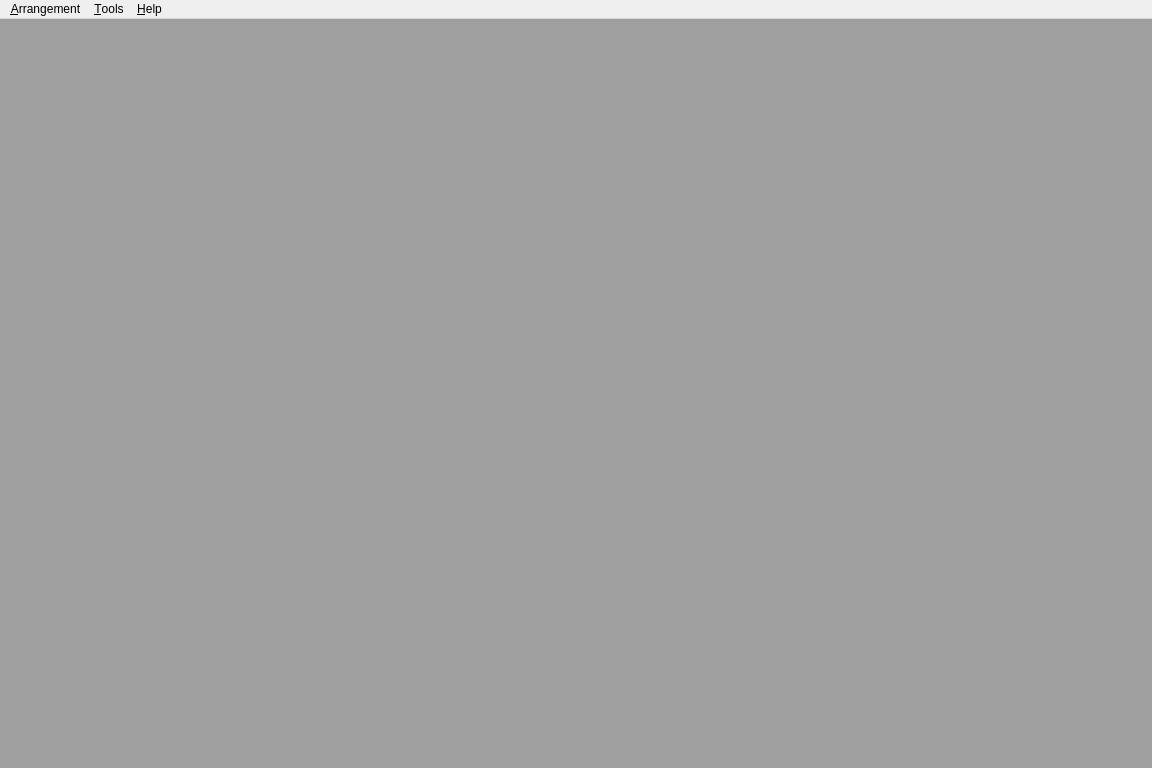
<?xml version="1.0" encoding="UTF-8"?>
<ui version="4.0">
 <class>MainWindow</class>
 <widget class="QMainWindow" name="MainWindow">
  <property name="geometry">
   <rect>
    <x>0</x>
    <y>0</y>
    <width>1152</width>
    <height>768</height>
   </rect>
  </property>
  <property name="windowTitle">
   <string>Arrangement</string>
  </property>
  <widget class="QWidget" name="centralWidget">
   <layout class="QGridLayout" name="gridLayout_5">
    <property name="margin">
     <number>0</number>
    </property>
    <property name="spacing">
     <number>0</number>
    </property>
    <item row="0" column="0">
     <widget class="QMdiArea" name="mdiArea"/>
    </item>
   </layout>
  </widget>
  <widget class="QMenuBar" name="menuBar">
   <property name="geometry">
    <rect>
     <x>0</x>
     <y>0</y>
     <width>1152</width>
     <height>21</height>
    </rect>
   </property>
   <widget class="QMenu" name="menuArrangement">
    <property name="title">
     <string>&amp;Arrangement</string>
    </property>
    <addaction name="actionQuit"/>
   </widget>
   <widget class="QMenu" name="menuHelp">
    <property name="title">
     <string>&amp;Help</string>
    </property>
    <addaction name="actionAbout"/>
   </widget>
   <widget class="QMenu" name="menuTools">
    <property name="title">
     <string>&amp;Tools</string>
    </property>
    <addaction name="actionBenchmark"/>
   </widget>
   <addaction name="menuArrangement"/>
   <addaction name="menuTools"/>
   <addaction name="menuHelp"/>
  </widget>
  <action name="actionQuit">
   <property name="icon">
    <iconset resource="../resources.qrc">
     <normaloff>:/resource/img/quit.png</normaloff>:/resource/img/quit.png</iconset>
   </property>
   <property name="text">
    <string>&amp;Quit</string>
   </property>
  </action>
  <action name="actionAbout">
   <property name="icon">
    <iconset resource="../resources.qrc">
     <normaloff>:/resource/img/mini.gif</normaloff>:/resource/img/mini.gif</iconset>
   </property>
   <property name="text">
    <string>&amp;About...</string>
   </property>
  </action>
  <action name="actionBenchmark">
   <property name="icon">
    <iconset resource="../resources.qrc">
     <normaloff>:/resource/img/recalculate.png</normaloff>:/resource/img/recalculate.png</iconset>
   </property>
   <property name="text">
    <string>&amp;Benchmark...</string>
   </property>
  </action>
 </widget>
 <layoutdefault spacing="6" margin="11"/>
 <resources>
  <include location="../resources.qrc"/>
 </resources>
 <connections/>
</ui>
